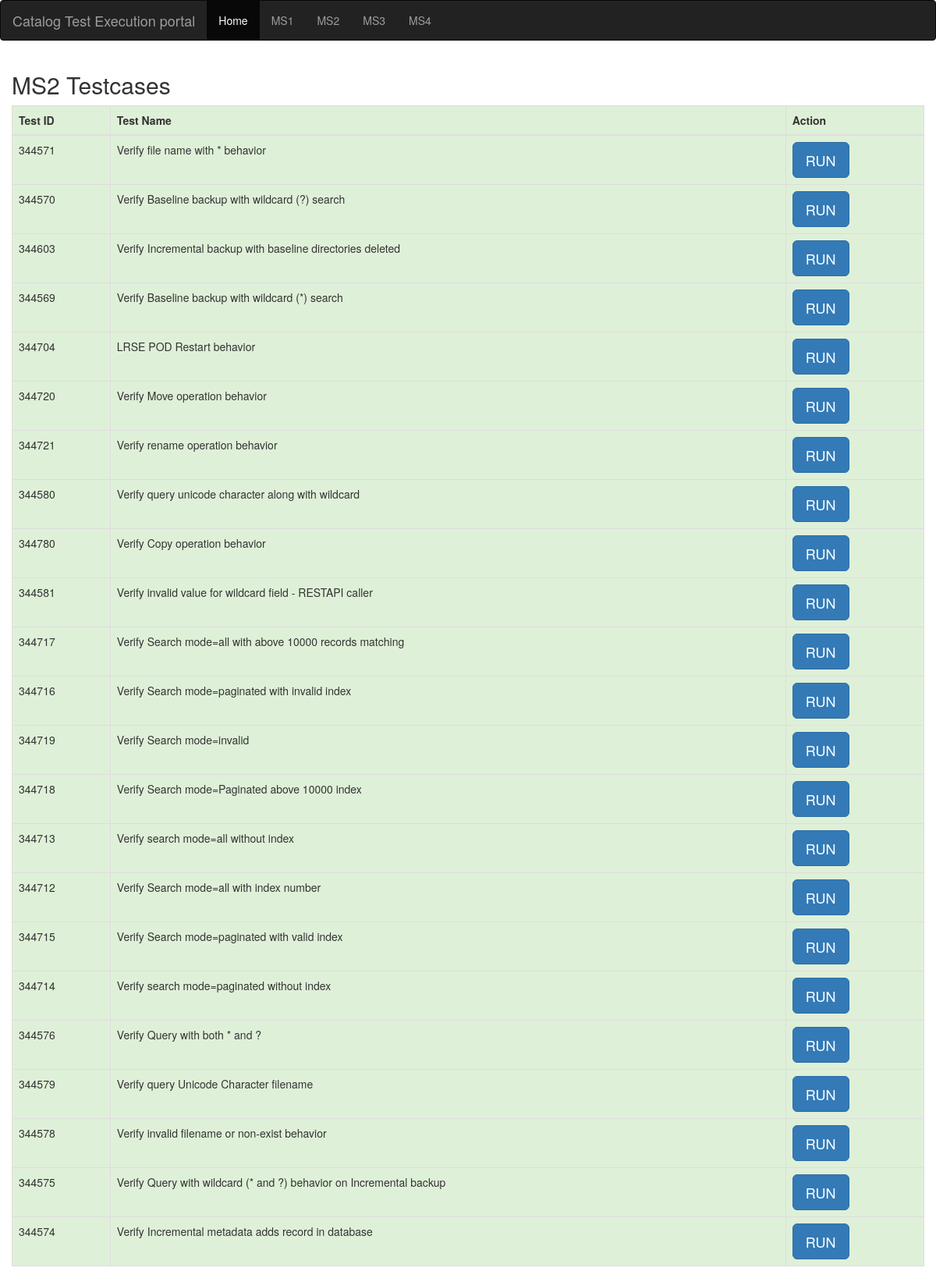
Screenshot of /MS2/ with the database file from the repository.
### testapp/models.py (models this page shows)
class Testcases(models.Model):
    testid=models.IntegerField()
    testname=models.CharField(max_length=100)
    testcategory=models.CharField(default="MS1",max_length=30)
    def __str__(self):
        return str(self.testid)

### testapp/views.py (the view)
# urls.py: path("MS2/",views.ms2),
def  ms2(request):
    test_list=Testcases.objects.all()
    print(test_list)
    my_dict={"test_list":test_list}
    return render(request, "MS2.html", context=my_dict)

### templates/MS2.html (shortened to what this page needs)
<!DOCTYPE html>
{%  load staticfiles %}
<html lang="en">
<head>
    <link rel="stylesheet" href="https://maxcdn.bootstrapcdn.com/bootstrap/3.3.7/css/bootstrap.min.css">
</head>
<body>
      <nav class="navbar navbar-inverse">
          <div class="container-fluid">
               <div class="navbar-header">
                   <a class="navbar-brand" href=" ">Catalog Test Execution portal</a>
               </div>
          <ul class="nav navbar-nav">
              <li class="active"><a href="/">Home</a></li>
             <li><a href="/MS1/">MS1</a></li>
             <li><a href="/MS2/">MS2</a></li>
            <li><a href="/MS3/">MS3</a></li>
              <li><a href="/MS4/">MS4</a></li>
          </ul>
          </div>
      </nav>
  <div class="container-fluid">
  <h2>MS2 Testcases</h2>
  <table  class="table table-bordered">
    <thead>
      <tr class="success">
        <th>Test ID</th>
        <th>Test Name</th>
        <th>Action</th>
      </tr>
    </thead>
    <tbody>
        {% for test in test_list  %}
                 {% if test.testcategory == "MS2" %}
                 <tr class="success">
                     <td>{{ test.testid }}</td>
                     <td>{{ test.testname }}</td>
                     <td><a class="btn btn-primary btn-lg" href="/run/" role="button">RUN</a></td>
                 </tr>
                 {% endif %}
             {% endfor %}
    </tbody>
  </table>
</div>
</body>
</html>

### rows the page displays
Testcases: testid "344571", testname "Verify file name with * behavior"
Testcases: testid "344570", testname "Verify Baseline backup with wildcard (?) search"
Testcases: testid "344603", testname "Verify Incremental backup with baseline directories deleted"
Testcases: testid "344569", testname "Verify Baseline backup with wildcard (*) search"
Testcases: testid "344704", testname "LRSE POD Restart behavior"
Testcases: testid "344720", testname "Verify Move operation behavior"
Testcases: testid "344721", testname "Verify rename operation behavior"
Testcases: testid "344580", testname "Verify query unicode character along with wildcard"
Testcases: testid "344780", testname "Verify Copy operation behavior"
Testcases: testid "344581", testname "Verify invalid value for wildcard field - RESTAPI caller"
Testcases: testid "344717", testname "Verify Search mode=all with above 10000 records matching"
Testcases: testid "344716", testname "Verify Search mode=paginated with invalid index"
Testcases: testid "344719", testname "Verify Search mode=invalid"
Testcases: testid "344718", testname "Verify Search mode=Paginated above 10000 index"
Testcases: testid "344713", testname "Verify search mode=all without index"
Testcases: testid "344712", testname "Verify Search mode=all with index number"
Testcases: testid "344715", testname "Verify Search mode=paginated with valid index"
Testcases: testid "344714", testname "Verify search mode=paginated without index"
Testcases: testid "344576", testname "Verify Query with both * and ?"
Testcases: testid "344579", testname "Verify query Unicode Character filename"
Testcases: testid "344578", testname "Verify invalid filename or non-exist behavior"
Testcases: testid "344575", testname "Verify Query with wildcard (* and ?) behavior on Incremental backup"
Testcases: testid "344574", testname "Verify Incremental metadata adds record in database"
